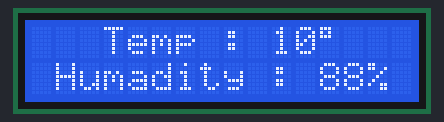
Bench run of a sketch on a simulated Arduino Uno, built with avr-gcc and run on an emulated ATmega328P. Parts: 16×2 character LCD.

Above: at 0.1 s.
At 4.5 s:
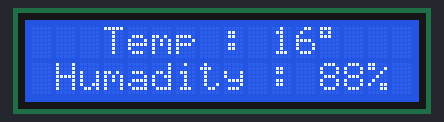
At 9.6 s:
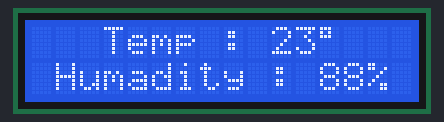
At 19.1 s:
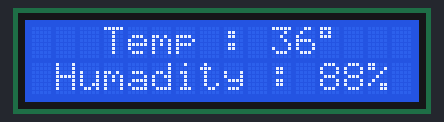
At 28.6 s:
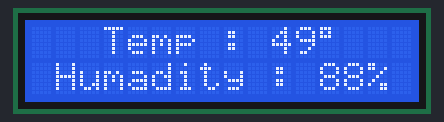
At 38.8 s:
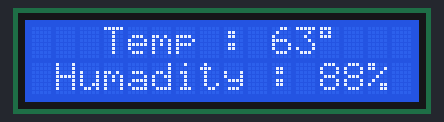

Measured:
- what the display in image 1 shows lasts 0.7 s, from 4.5 s to 5.2 s

The sketch:

HelloWorld.ino
```cpp
#include <Wire.h>
#include <LiquidCrystal_I2C.h>

// Set the LCD address to 0x27 for a 16 chars and 2 line display
LiquidCrystal_I2C lcd(0x27, 16, 2);

void setup()
{
	// initialize the LCD
	lcd.begin();

	// Turn on the blacklight and print a message.
	lcd.backlight();

}
int a=10;
void loop()
{

  lcd.print("   Temp : ");
  lcd.print(a);
  lcd.print("\337");
  lcd.setCursor(0,1);
  lcd.print(" Humadity : 88%");
  delay(700);
  lcd.clear();
  a+=1;
}
```
